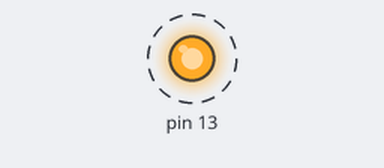
Bench run of a sketch on a simulated Arduino Uno, built with avr-gcc and run on an emulated ATmega328P. On the bench: output pins drawn as LEDs (lit = HIGH). Dashed ring = blinking.

Above: at 0.5 s.
Timing chart, 0 to 4.6 s (numbered marks = the images above):
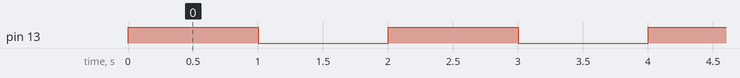

Measured:
- by itself, pin 13: alternates HIGH for 1.0 s and LOW for 1.0 s

The sketch:

arduino.ino
```cpp
/*
    #include<Arduino.h>
    This video link is mentioned below
    https://www.youtube.com/watch?v=eovoh88IA38
    Ardiuno - functions 1 - C++ vs Arduino (Old version)
    Put this format in Arduino compiler.
*/
void setup()
{
    pinMode(13,OUTPUT);
}
void loop()
{
    digitalWrite(13,HIGH);
    delay(1000);
    digitalWrite(13,LOW);
    delay(1000);
}
int main(void)
{
    /*
        it is good to know what is happening in main(): message from
        isteeleEvCC, youtube channel: https://www.youtube.com/channel/UC_QJ5cPlGvrI2ywCRpyN-0A

    */
  //  init();

// #if defined(USBCON)
//     USBDevice.attach();
// #endif

    setup();

    while (true)//for(;;)//way to write infinite loop
    {
        loop();
        //if (serialEventRun) serialEventRun();
    }
    return 0;
}
```
